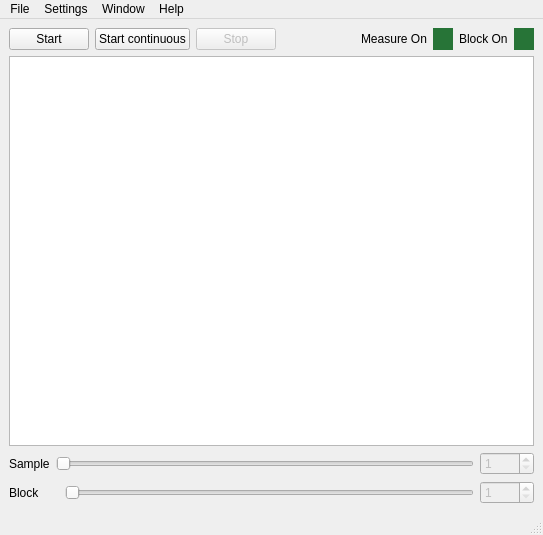
<?xml version="1.0" encoding="UTF-8"?>
<ui version="4.0">
 <class>MainWindow</class>
 <widget class="QMainWindow" name="MainWindow">
  <property name="geometry">
   <rect>
    <x>0</x>
    <y>0</y>
    <width>543</width>
    <height>535</height>
   </rect>
  </property>
  <property name="windowTitle">
   <string>Line Scan Camera</string>
  </property>
  <widget class="QWidget" name="centralwidget">
   <layout class="QVBoxLayout" name="verticalLayout_2">
    <item>
     <layout class="QVBoxLayout" name="verticalLayout">
      <item>
       <layout class="QHBoxLayout" name="horizontalLayoutControls">
        <item>
         <widget class="QPushButton" name="pushButtonStart">
          <property name="text">
           <string>Start</string>
          </property>
         </widget>
        </item>
        <item>
         <widget class="QPushButton" name="pushButtonStartCont">
          <property name="text">
           <string>Start continuous</string>
          </property>
         </widget>
        </item>
        <item>
         <widget class="QPushButton" name="pushButtonAbort">
          <property name="enabled">
           <bool>false</bool>
          </property>
          <property name="text">
           <string>Stop</string>
          </property>
         </widget>
        </item>
        <item>
         <spacer name="horizontalSpacerConrols">
          <property name="orientation">
           <enum>Qt::Horizontal</enum>
          </property>
          <property name="sizeHint" stdset="0">
           <size>
            <width>40</width>
            <height>20</height>
           </size>
          </property>
         </spacer>
        </item>
        <item>
         <layout class="QHBoxLayout" name="horizontalLayoutMeasureOn">
          <item>
           <widget class="QLabel" name="labelMeasureOn">
            <property name="text">
             <string>Measure On</string>
            </property>
           </widget>
          </item>
          <item>
           <widget class="QWidget" name="widgetMeasureOn" native="true">
            <property name="minimumSize">
             <size>
              <width>20</width>
              <height>0</height>
             </size>
            </property>
            <property name="palette">
             <palette>
              <active>
               <colorrole role="Base">
                <brush brushstyle="SolidPattern">
                 <color alpha="255">
                  <red>255</red>
                  <green>255</green>
                  <blue>255</blue>
                 </color>
                </brush>
               </colorrole>
               <colorrole role="Window">
                <brush brushstyle="SolidPattern">
                 <color alpha="255">
                  <red>39</red>
                  <green>116</green>
                  <blue>55</blue>
                 </color>
                </brush>
               </colorrole>
              </active>
              <inactive>
               <colorrole role="Base">
                <brush brushstyle="SolidPattern">
                 <color alpha="255">
                  <red>255</red>
                  <green>255</green>
                  <blue>255</blue>
                 </color>
                </brush>
               </colorrole>
               <colorrole role="Window">
                <brush brushstyle="SolidPattern">
                 <color alpha="255">
                  <red>39</red>
                  <green>116</green>
                  <blue>55</blue>
                 </color>
                </brush>
               </colorrole>
              </inactive>
              <disabled>
               <colorrole role="Base">
                <brush brushstyle="SolidPattern">
                 <color alpha="255">
                  <red>39</red>
                  <green>116</green>
                  <blue>55</blue>
                 </color>
                </brush>
               </colorrole>
               <colorrole role="Window">
                <brush brushstyle="SolidPattern">
                 <color alpha="255">
                  <red>39</red>
                  <green>116</green>
                  <blue>55</blue>
                 </color>
                </brush>
               </colorrole>
              </disabled>
             </palette>
            </property>
            <property name="autoFillBackground">
             <bool>true</bool>
            </property>
           </widget>
          </item>
         </layout>
        </item>
        <item>
         <layout class="QHBoxLayout" name="horizontalLayoutBlockOn">
          <item>
           <widget class="QLabel" name="labelBlockOn">
            <property name="text">
             <string>Block On</string>
            </property>
           </widget>
          </item>
          <item>
           <widget class="QWidget" name="widgetBlockOn" native="true">
            <property name="minimumSize">
             <size>
              <width>20</width>
              <height>0</height>
             </size>
            </property>
            <property name="palette">
             <palette>
              <active>
               <colorrole role="Base">
                <brush brushstyle="SolidPattern">
                 <color alpha="255">
                  <red>255</red>
                  <green>255</green>
                  <blue>255</blue>
                 </color>
                </brush>
               </colorrole>
               <colorrole role="Window">
                <brush brushstyle="SolidPattern">
                 <color alpha="255">
                  <red>39</red>
                  <green>116</green>
                  <blue>55</blue>
                 </color>
                </brush>
               </colorrole>
              </active>
              <inactive>
               <colorrole role="Base">
                <brush brushstyle="SolidPattern">
                 <color alpha="255">
                  <red>255</red>
                  <green>255</green>
                  <blue>255</blue>
                 </color>
                </brush>
               </colorrole>
               <colorrole role="Window">
                <brush brushstyle="SolidPattern">
                 <color alpha="255">
                  <red>39</red>
                  <green>116</green>
                  <blue>55</blue>
                 </color>
                </brush>
               </colorrole>
              </inactive>
              <disabled>
               <colorrole role="Base">
                <brush brushstyle="SolidPattern">
                 <color alpha="255">
                  <red>39</red>
                  <green>116</green>
                  <blue>55</blue>
                 </color>
                </brush>
               </colorrole>
               <colorrole role="Window">
                <brush brushstyle="SolidPattern">
                 <color alpha="255">
                  <red>39</red>
                  <green>116</green>
                  <blue>55</blue>
                 </color>
                </brush>
               </colorrole>
              </disabled>
             </palette>
            </property>
            <property name="autoFillBackground">
             <bool>true</bool>
            </property>
           </widget>
          </item>
         </layout>
        </item>
       </layout>
      </item>
      <item>
       <widget class="MyQChartView" name="chartView">
        <property name="sizePolicy">
         <sizepolicy hsizetype="Expanding" vsizetype="Expanding">
          <horstretch>0</horstretch>
          <verstretch>0</verstretch>
         </sizepolicy>
        </property>
        <property name="verticalScrollBarPolicy">
         <enum>Qt::ScrollBarAlwaysOff</enum>
        </property>
        <property name="horizontalScrollBarPolicy">
         <enum>Qt::ScrollBarAlwaysOff</enum>
        </property>
        <property name="renderHints">
         <set>QPainter::Antialiasing|QPainter::TextAntialiasing</set>
        </property>
       </widget>
      </item>
      <item>
       <layout class="QHBoxLayout" name="horizontalLayoutSample">
        <item>
         <widget class="QLabel" name="labelSample">
          <property name="text">
           <string>Sample</string>
          </property>
         </widget>
        </item>
        <item>
         <widget class="QSlider" name="horizontalSliderSample">
          <property name="enabled">
           <bool>false</bool>
          </property>
          <property name="minimum">
           <number>1</number>
          </property>
          <property name="maximum">
           <number>1000</number>
          </property>
          <property name="orientation">
           <enum>Qt::Horizontal</enum>
          </property>
          <property name="tickPosition">
           <enum>QSlider::NoTicks</enum>
          </property>
         </widget>
        </item>
        <item>
         <widget class="MyQSpinBox" name="spinBoxSample">
          <property name="enabled">
           <bool>false</bool>
          </property>
          <property name="minimum">
           <number>1</number>
          </property>
          <property name="maximum">
           <number>1000</number>
          </property>
          <property name="value">
           <number>1</number>
          </property>
         </widget>
        </item>
       </layout>
      </item>
      <item>
       <layout class="QHBoxLayout" name="horizontalLayoutBlock">
        <item>
         <widget class="QLabel" name="labelBlock">
          <property name="minimumSize">
           <size>
            <width>50</width>
            <height>0</height>
           </size>
          </property>
          <property name="text">
           <string>Block</string>
          </property>
         </widget>
        </item>
        <item>
         <widget class="QSlider" name="horizontalSliderBlock">
          <property name="enabled">
           <bool>false</bool>
          </property>
          <property name="minimum">
           <number>1</number>
          </property>
          <property name="maximum">
           <number>1000</number>
          </property>
          <property name="orientation">
           <enum>Qt::Horizontal</enum>
          </property>
         </widget>
        </item>
        <item>
         <widget class="MyQSpinBox" name="spinBoxBlock">
          <property name="enabled">
           <bool>false</bool>
          </property>
          <property name="minimum">
           <number>1</number>
          </property>
          <property name="maximum">
           <number>1000</number>
          </property>
         </widget>
        </item>
       </layout>
      </item>
     </layout>
    </item>
   </layout>
  </widget>
  <widget class="QMenuBar" name="menubar">
   <property name="geometry">
    <rect>
     <x>0</x>
     <y>0</y>
     <width>543</width>
     <height>21</height>
    </rect>
   </property>
   <widget class="QMenu" name="menuFile">
    <property name="title">
     <string>File</string>
    </property>
    <addaction name="actionExit"/>
   </widget>
   <widget class="QMenu" name="menuSettings">
    <property name="title">
     <string>Settings</string>
    </property>
    <addaction name="actionEdit"/>
   </widget>
   <widget class="QMenu" name="menuHelp">
    <property name="title">
     <string>Help</string>
    </property>
    <addaction name="actionDump_board_registers"/>
   </widget>
   <widget class="QMenu" name="menuWindow">
    <property name="title">
     <string>Window</string>
    </property>
    <addaction name="actionTDC"/>
    <addaction name="actionRMS"/>
    <addaction name="actionDSC"/>
   </widget>
   <addaction name="menuFile"/>
   <addaction name="menuSettings"/>
   <addaction name="menuWindow"/>
   <addaction name="menuHelp"/>
  </widget>
  <widget class="QStatusBar" name="statusbar"/>
  <action name="actionEdit">
   <property name="text">
    <string>Edit</string>
   </property>
   <property name="menuRole">
    <enum>QAction::PreferencesRole</enum>
   </property>
  </action>
  <action name="actionExit">
   <property name="text">
    <string>Exit</string>
   </property>
   <property name="menuRole">
    <enum>QAction::QuitRole</enum>
   </property>
  </action>
  <action name="actionDump_board_registers">
   <property name="text">
    <string>Dump board registers</string>
   </property>
  </action>
  <action name="actionTDC">
   <property name="text">
    <string>TDC</string>
   </property>
  </action>
  <action name="actionRMS">
   <property name="text">
    <string>RMS</string>
   </property>
  </action>
  <action name="actionGPX">
   <property name="text">
    <string>DSC</string>
   </property>
  </action>
  <action name="actionDSC">
   <property name="text">
    <string>DSC</string>
   </property>
  </action>
 </widget>
 <customwidgets>
  <customwidget>
   <class>MyQChartView</class>
   <extends>QGraphicsView</extends>
   <header>myqchartview.h</header>
  </customwidget>
  <customwidget>
   <class>MyQSpinBox</class>
   <extends>QSpinBox</extends>
   <header>myqspinbox.h</header>
   <slots>
    <signal>valueManuallyChanged(int)</signal>
   </slots>
  </customwidget>
 </customwidgets>
 <resources/>
 <connections>
  <connection>
   <sender>horizontalSliderBlock</sender>
   <signal>valueChanged(int)</signal>
   <receiver>spinBoxBlock</receiver>
   <slot>setValue(int)</slot>
   <hints>
    <hint type="sourcelabel">
     <x>596</x>
     <y>566</y>
    </hint>
    <hint type="destinationlabel">
     <x>718</x>
     <y>572</y>
    </hint>
   </hints>
  </connection>
  <connection>
   <sender>spinBoxBlock</sender>
   <signal>valueManuallyChanged(int)</signal>
   <receiver>horizontalSliderBlock</receiver>
   <slot>setValue(int)</slot>
   <hints>
    <hint type="sourcelabel">
     <x>718</x>
     <y>572</y>
    </hint>
    <hint type="destinationlabel">
     <x>514</x>
     <y>566</y>
    </hint>
   </hints>
  </connection>
  <connection>
   <sender>horizontalSliderSample</sender>
   <signal>valueChanged(int)</signal>
   <receiver>spinBoxSample</receiver>
   <slot>setValue(int)</slot>
   <hints>
    <hint type="sourcelabel">
     <x>490</x>
     <y>532</y>
    </hint>
    <hint type="destinationlabel">
     <x>718</x>
     <y>538</y>
    </hint>
   </hints>
  </connection>
  <connection>
   <sender>spinBoxSample</sender>
   <signal>valueManuallyChanged(int)</signal>
   <receiver>horizontalSliderSample</receiver>
   <slot>setValue(int)</slot>
   <hints>
    <hint type="sourcelabel">
     <x>718</x>
     <y>538</y>
    </hint>
    <hint type="destinationlabel">
     <x>518</x>
     <y>532</y>
    </hint>
   </hints>
  </connection>
 </connections>
</ui>
